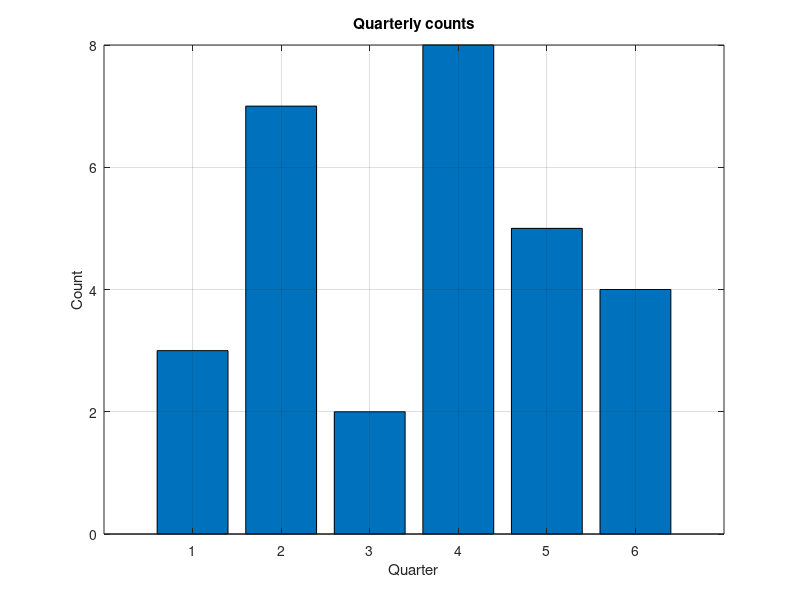

The MATLAB script that drew this image:
% Bar chart of arbitrary categorical heights.
x = 1:6;
y = [3 7 2 8 5 4];

figure;
bar(x, y);
title('Quarterly counts');
xlabel('Quarter');
ylabel('Count');
grid on;
saveas(gcf, '/tmp/plot_bar.png');
